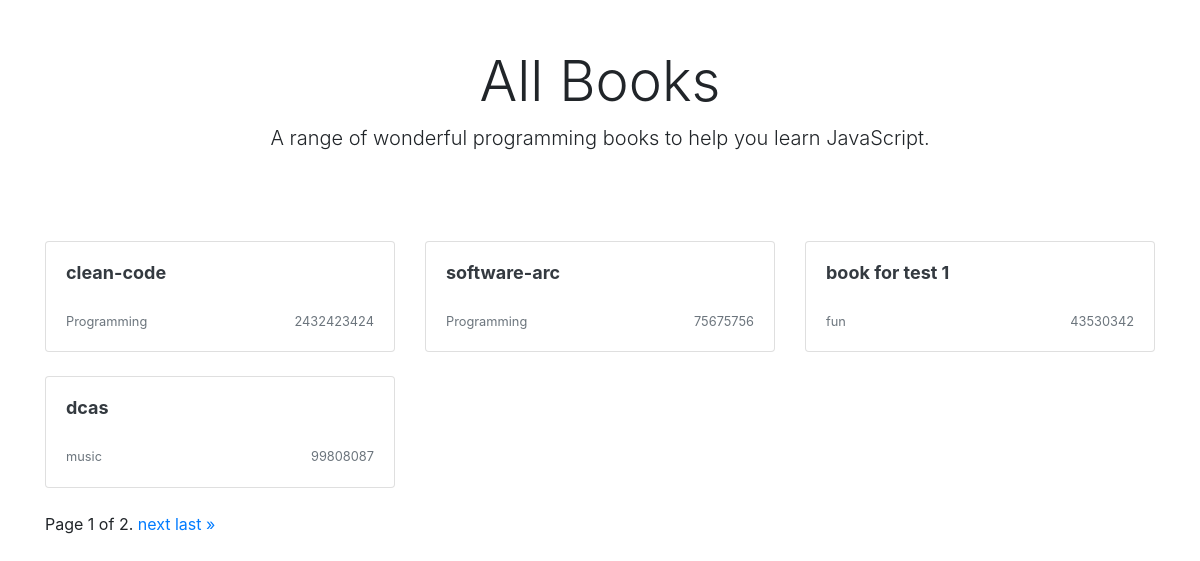
Page /book/index on the earlier database version.
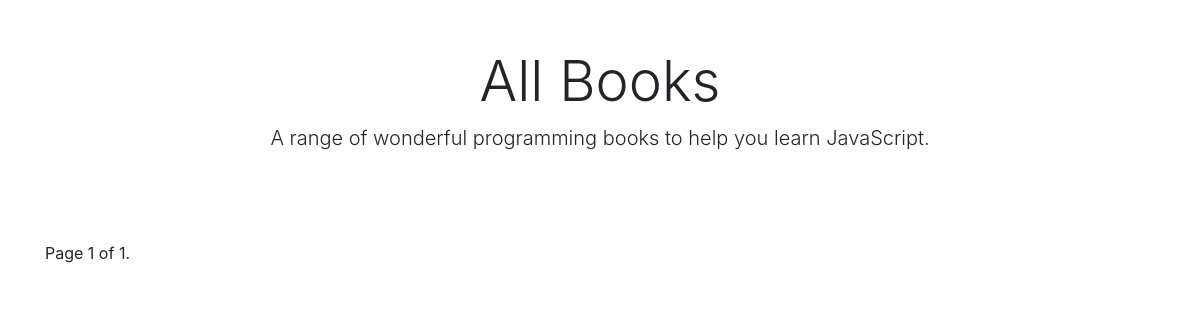
Same page on the later database version.
### book/models.py (models this page shows, shortened)
class Books(models.Model):
    title = models.CharField(max_length=100)
    slug = models.SlugField(null=True)
    genre = models.CharField(max_length=100)
    author = models.CharField(max_length=100)
    isbn = models.IntegerField()
    count = models.IntegerField(null=True, default=0)

### book/views.py (the view)
# urls.py: path('index', IndexView.as_view(), name = 'index'),
class IndexView(ListView):
    model = Books
    template_name = "home.html"
    context_object_name = "books" # you should know what is the defualt value for this
    paginate_by = 4 # got to html for this class to add back and forward arrow - show the doc for this
    def get_queryset(self):
        return Books.objects.all()

### book/templates/home.html (shortened to what this page needs)
{% extends "base.html" %}
{% block content %}
<div class="container">
    <div class="px-3 py-3 pt-md-5 pb-md-4 mx-auto text-center">
        <h1 class="display-4">All Books</h1>
        <p class="lead">A range of wonderful programming books to help you learn JavaScript.</p>
    </div>
    <div class="py-5">
        <div class="row">
            {% for book in books %}
            <div class="col-md-4">
                <a class="text-dark" href="{% url 'book:book-detail' slug=book.slug %}">
                    <div class="card mb-4 box-shadow">
                        <div class="card-body">
                            <h2 style="font-size:18px;font-weight:bold;min-height:42px;">
                                {{book.title|truncatechars:50}}</h2>
                            <div class="d-flex justify-content-between align-items-center">
                                <small class="text-muted">{{book.genre}}</small>
                                <small class="text-muted">{{book.isbn}}</small>
                            </div>
                        </div>
                    </div>
                </a>
            </div>
            {% endfor %}
            </div>
            <div class="row">
                <div class="col-12">
                    <span class="step-links">
                        <span class="current">
                            Page {{ page_obj.number }} of {{ page_obj.paginator.num_pages }}.
                        </span>
                        {% if page_obj.has_next %}
                            <a href="?page={{ page_obj.next_page_number }}">next</a>
                            <a href="?page={{ page_obj.paginator.num_pages }}">last &raquo;</a>
                        {% endif %}
                    </span>
                </div>
        </div>
    </div>
</div>
{% endblock %}

### book/templates/base.html (shortened to what this page needs)
<!doctype html>
<html lang="en">
<head>
    <link rel="stylesheet" href="https://stackpath.bootstrapcdn.com/bootstrap/4.5.2/css/bootstrap.min.css"
>
</head>
<body>
    {% block content %}
    {% endblock %}
</body>
</html>

Differences in the rows shown:
removed Books: title "clean-code", genre "Programming", isbn "2432423424"
removed Books: title "software-arc", genre "Programming", isbn "75675756"
removed Books: title "book for test 1", genre "fun", isbn "43530342"
removed Books: title "dcas", genre "music", isbn "99808087"
Other differences:
{{ page_obj.paginator.num_pages }}: "2" → "1"
text no longer shown: "next last »"
